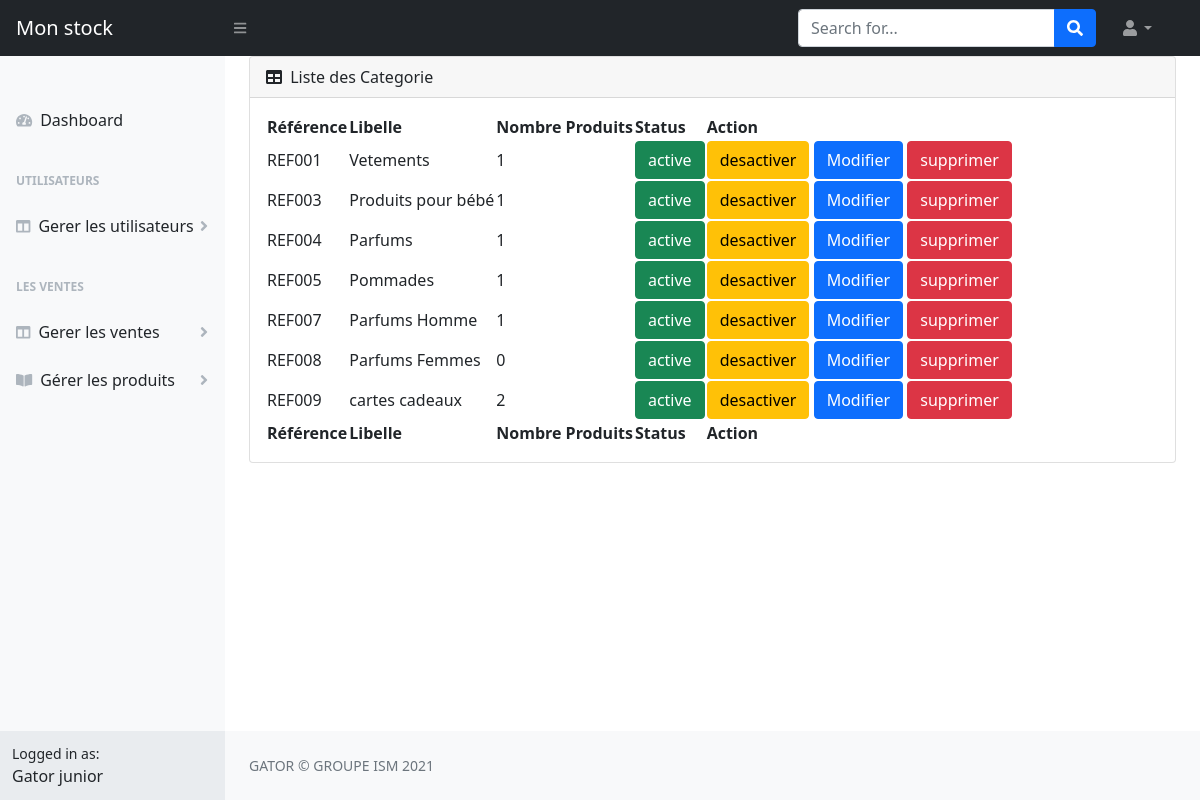
The app's page /categorie/showAllCategorie (signed in) with its own data.
### tables this page shows
CREATE TABLE IF NOT EXISTS `categorie` (
  `id_categorie` int(11) NOT NULL AUTO_INCREMENT,
  `ref` varchar(100) NOT NULL,
  `libelle_categorie` varchar(255) NOT NULL,
  `status_categorie` varchar(100) NOT NULL,
  PRIMARY KEY (`id_categorie`),
  UNIQUE KEY `libelle` (`libelle_categorie`)
);

### lib/AbstractController.php (called while the page is built, shortened)
<?php
abstract  class AbstractController
{
    public function render(string $view="security/visiteur", array $data=[]){
        extract($data);
        require_once(ROOT_VIEWS.$view.".html.php");
    }
}

### controllers/CategorieController.php (called while the page is built, shortened)
<?php
class CategorieController extends AbstractController{
    private CategorieModel $model;
    public function __construct(){
        $this->model= new CategorieModel();
    }
    public function showAllCategorie(){
        $model_produit = new ProduitModel();
        $data= $this->model->selectAll();
        $data_product= $model_produit->selectAll();
        $this->render('categorie/show.categorie', ["categories" => $data['data'],"produits"=>$data_product]);
    }
}
?>

### public/index.php (called while the page is built, shortened)
<?php
$router = new Router();
$router-> resolve();

### lib/Database.php (called while the page is built, shortened)
<?php
class DataBase {
    private $pdo;
   public function __construct(){
        $dsn = 'mysql:dbname=gestionStock;host=localhost';
        $user = 'root';
        $password = '';
        try {
            $this->pdo = new \PDO($dsn, $user, $password);
            $this->pdo->exec("SET NAMES utf8");
            $this->pdo->setAttribute(\PDO::ATTR_ERRMODE, \PDO::ERRMODE_EXCEPTION);
            $this->pdo->setAttribute(\PDO::ATTR_DEFAULT_FETCH_MODE,\PDO::FETCH_ASSOC);
        } catch (\Exception $ex) {
             Response::redirectUrl("error/error_conexion");
        }
    }
    public function closeConnection(){
        $this->pdo = null;
    }
    public function executeSelect(string $sql,array $data=[],bool $single=false):array{
        $stm=$this->pdo->prepare($sql);
        $stm->execute($data);
        if($single){
            $result=$stm->fetch();
        }else{
            $result=$stm->fetchAll();
        }
        return [
            "data"=>$result,
            "count" => $stm->rowCount()
        ];
    }
}
?>

### lib/AbstractModel.php (called while the page is built, shortened)
<?php
abstract class  AbstractModel implements IModel {
    protected string $tableName;
    private DataBase $dataBase;
    public function __construct(){
        $this->dataBase= new DataBase();
    }
    public  function  selectAll():array{
        $sql="SELECT * FROM $this->tableName";
        return $this->dataBase->executeSelect($sql);
    }
}
?>

### models/CategorieModel.php (called while the page is built, shortened)
<?php
class CategorieModel extends AbstractModel
{
    public function __construct() {
        $this->tableName = "categorie";
    }
}

### views/categorie/show.categorie.html.php (the view, shortened to what this page needs)
<div class="container-fluid px-4">
    <div class="card mb-4">
        <div class="card-header">
            <i class="fas fa-table me-1"></i>
            Liste des Categorie
        </div>
        <div class="card-body">
            <table id="datatablesSimple">
                <thead>
                    <tr>
                        <th>Référence</th>
                        <th>Libelle</th>
                        <th>Nombre Produits</th>
                        <th>Status</th>
                        <th>Action</th>
                    </tr>
                </thead>
                <tfoot>
                    <tr>
                        <th>Référence</th>
                        <th>Libelle</th>
                        <th>Nombre Produits</th>
                        <th>Status</th>
                        <th>Action</th>
                    </tr>
                </tfoot>
                <tbody>
            <?php if (isset($categories)) {
                foreach($categories as $cat): ?>
                        <tr>
                            <td><?= $cat['ref'] ?></td>
                            <td><?= $cat['libelle_categorie'] ?></td>
                            <td>
                                <?php
                                if (isset($produits)) {
                                    if(!@array_count_values(array_column($produits, 'id_categorie'))[$cat['id_categorie']]){
                                        echo "0";
                                    }else{
                                        echo array_count_values(array_column($produits, 'id_categorie'))[$cat['id_categorie']];
                                    }
                                }
                                ?>
                            </td>
                            <td>
                                <?php if( $cat['status_categorie'] == "active"):?>
                                <button class="btn btn-success"><?= $cat['status_categorie'] ?></button>
                                <?php else:?>
                                    <button class="btn btn-warning"><?= $cat['status_categorie'] ?></button>
                                <?php endif;?>
                            </td>
                            <td>
                                <?php if($cat['status_categorie'] == "active"):?>
                                    <a href="<?php path('categorie/setStatus/'.$cat["id_categorie"]) ?>"><button class="btn btn-warning">desactiver</button></a>
                                <?php else:?>
                                    <a href="<?php path('categorie/setStatus/'.$cat["id_categorie"]) ?>"><button class="btn btn-success">activer</button></a>
                                <?php endif;?>
                                <button class="btn btn-primary">Modifier</button>
                                <button class="btn btn-danger" data-toggle="modal" data-target="#<?= $cat['ref'] ?>">supprimer</button>
                            </td>
                        </tr>
                <?php endforeach;
            } ?>
                </tbody>
            </table>
        </div>
    </div>
</div>

### records on screen
categorie: ref "REF001", libelle_categorie "Vetements", id_categorie "1", status_categorie "active"
categorie: ref "REF003", libelle_categorie "Produits pour bébé", id_categorie "1", status_categorie "active"
categorie: ref "REF004", libelle_categorie "Parfums", id_categorie "1", status_categorie "active"
categorie: ref "REF005", libelle_categorie "Pommades", id_categorie "1", status_categorie "active"
categorie: ref "REF007", libelle_categorie "Parfums Homme", id_categorie "1", status_categorie "active"
categorie: ref "REF008", libelle_categorie "Parfums Femmes", status_categorie "active"
categorie: ref "REF009", libelle_categorie "cartes cadeaux", id_categorie "2", status_categorie "active"

### other values on screen
$user['nom'] "Gator"
$user['prenom'] "junior"
